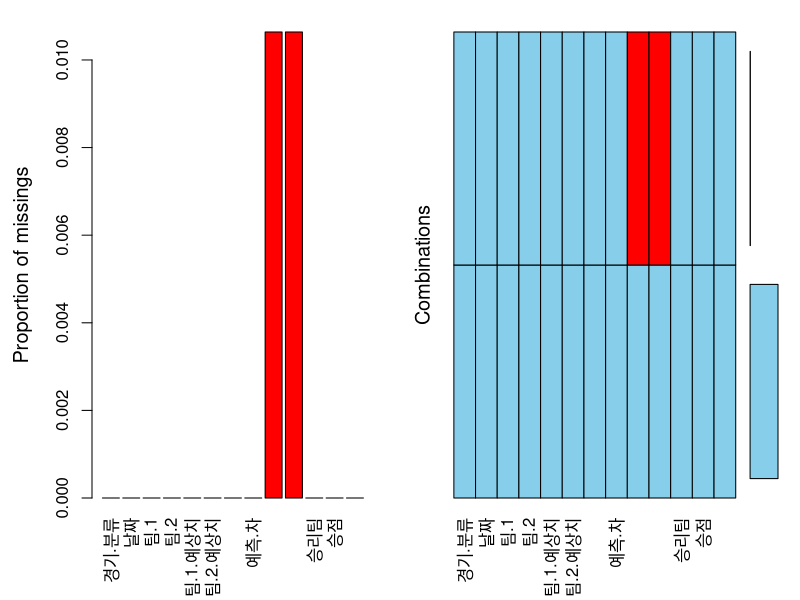
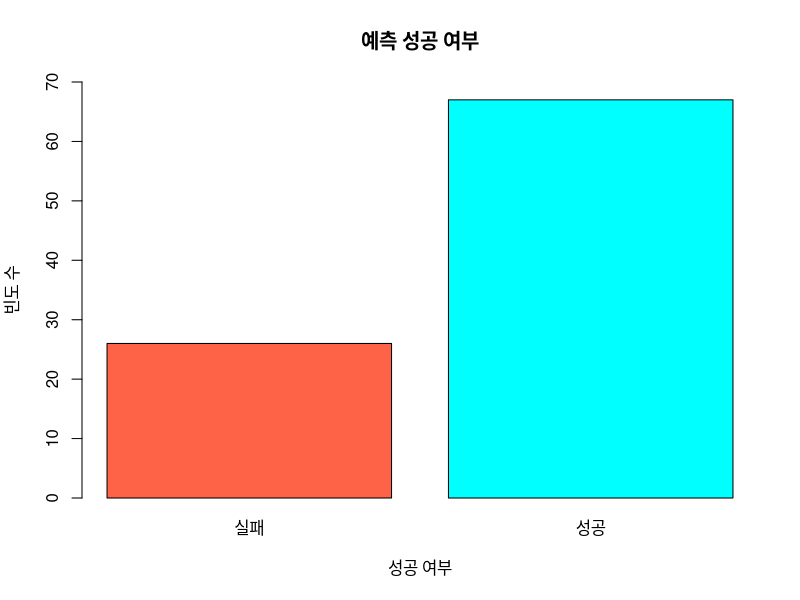

Reproduce these figures in R, in order. (Note: this script raises an error after producing the figures.)
## ---- chunk 1
data.spring <- read.csv('./Data/LCK_2022_Spring.csv') # 필요한 데이터 읽어오기
data.spring.ranking <- c('T1', 'GEN', 'DK', 'DRX', 'KDF', 'BRO', 'KT', 'NS', 'LSB', "HLE")
data.spring.col <- c('#e4002b', '#aa8a00', '#0ec7B5', '#e73312', '#00492b', '#ff0a07', '#de2027', '#eccf47', '#eccf47', "#ff6b01")
# 데이터 정리
data.spring$날짜 <-as.Date(data.spring$날짜, format = "%m/%d")
data.spring$승리.예측이.높은.팀 <- as.factor(data.spring$승리.예측이.높은.팀)
data.spring$승리팀 <- as.factor(data.spring$승리팀)
data.spring$예측.성공.여부 <- factor(data.spring$예측.성공.여부, labels = c('실패', '성공'))
# 데이터 확인
str(data.spring)
## ---- chunk 2
# 결측치 확인
install.packages('VIM')
library(VIM)
aggr(data.spring)
## ---- chunk 3
data.spring <- na.omit(data.spring)
str(data.spring)
## ---- chunk 4

plot(data.spring$예측.성공.여부,
     main = '예측 성공 여부',
     xlab = '성공 여부',
     ylab = '빈도 수',
     col = c('tomato', 'cyan'),
     ylim = c(0,70)
)

prop.table(table(data.spring$예측.성공.여부))
     
## ---- chunk 5
dtemp <-  data.spring$예측.성공.여부 %>%
  group_by(data.spring.ranking)
plot(data.spring$예측.성공.여부,
     main = '예측 성공 여부',
     xlab = '성공 여부',
     ylab = '빈도 수',
     col = c('tomato', 'cyan'),
     ylim = c(0,70)
)

prop.table(table(data.spring$예측.성공.여부))
     
## ---- chunk 6

hist( data.spring$예측.차, 
)
     
## ---- chunk 7
plot(data.spring)
